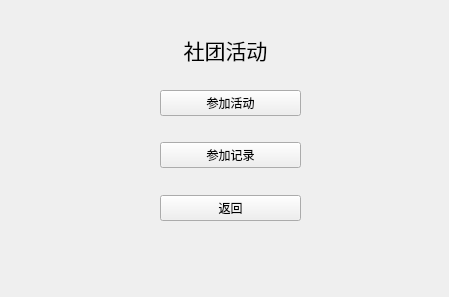
<?xml version="1.0" encoding="UTF-8"?>
<ui version="4.0">
 <class>StuActi</class>
 <widget class="QWidget" name="StuActi">
  <property name="geometry">
   <rect>
    <x>0</x>
    <y>0</y>
    <width>449</width>
    <height>297</height>
   </rect>
  </property>
  <property name="windowTitle">
   <string>Form</string>
  </property>
  <widget class="QLabel" name="mainLabel">
   <property name="geometry">
    <rect>
     <x>180</x>
     <y>30</y>
     <width>91</width>
     <height>41</height>
    </rect>
   </property>
   <property name="text">
    <string>&lt;html&gt;&lt;head/&gt;&lt;body&gt;&lt;p align=&quot;center&quot;&gt;&lt;span style=&quot; font-size:16pt;&quot;&gt;社团活动&lt;/span&gt;&lt;/p&gt;&lt;/body&gt;&lt;/html&gt;</string>
   </property>
  </widget>
  <widget class="QWidget" name="">
   <property name="geometry">
    <rect>
     <x>160</x>
     <y>90</y>
     <width>141</width>
     <height>131</height>
    </rect>
   </property>
   <layout class="QVBoxLayout" name="verticalLayout">
    <item>
     <widget class="QPushButton" name="joinButton">
      <property name="text">
       <string>参加活动</string>
      </property>
     </widget>
    </item>
    <item>
     <spacer name="verticalSpacer">
      <property name="orientation">
       <enum>Qt::Orientation::Vertical</enum>
      </property>
      <property name="sizeHint" stdset="0">
       <size>
        <width>20</width>
        <height>40</height>
       </size>
      </property>
     </spacer>
    </item>
    <item>
     <widget class="QPushButton" name="recordButton">
      <property name="text">
       <string>参加记录</string>
      </property>
     </widget>
    </item>
    <item>
     <spacer name="verticalSpacer_2">
      <property name="orientation">
       <enum>Qt::Orientation::Vertical</enum>
      </property>
      <property name="sizeHint" stdset="0">
       <size>
        <width>20</width>
        <height>40</height>
       </size>
      </property>
     </spacer>
    </item>
    <item>
     <widget class="QPushButton" name="exitButton">
      <property name="text">
       <string>返回</string>
      </property>
     </widget>
    </item>
   </layout>
  </widget>
 </widget>
 <resources/>
 <connections/>
</ui>
